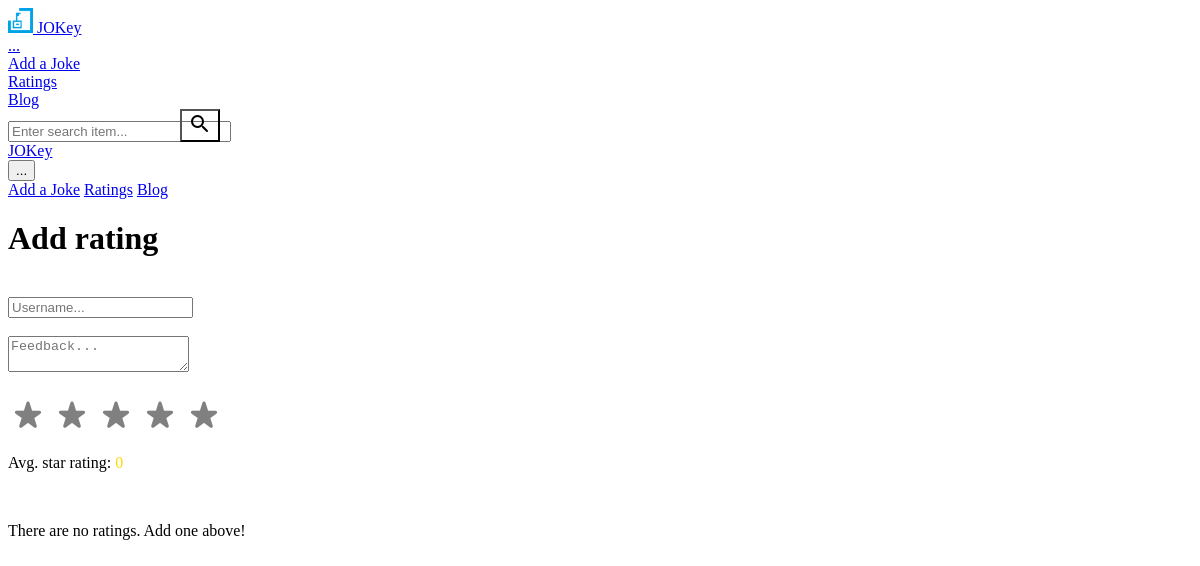
/ratings, run on an earlier commit of the app's database.
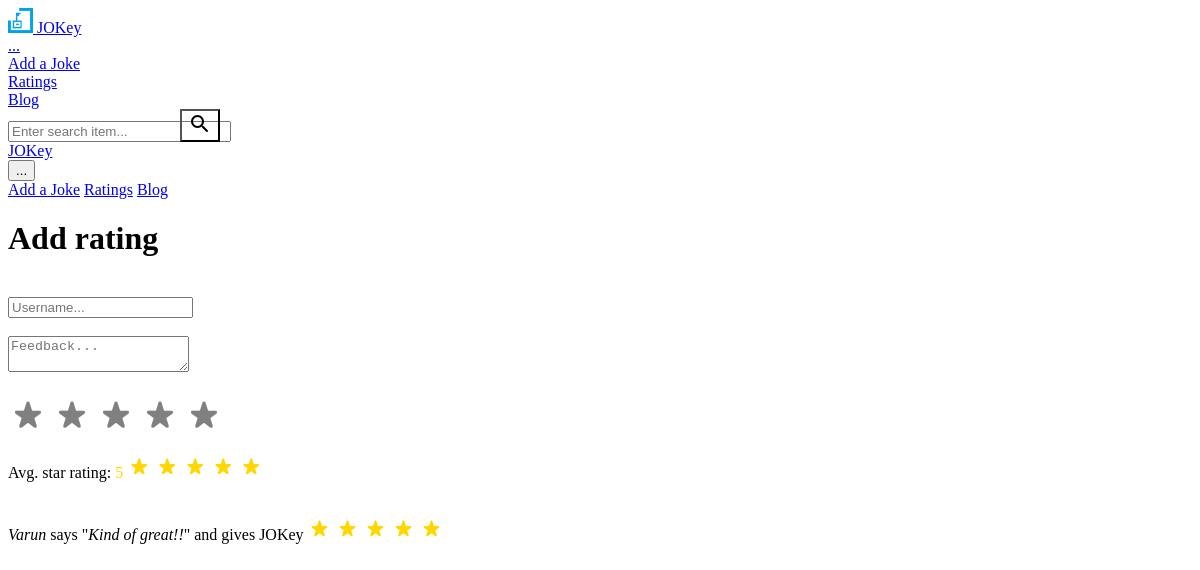
And on a later commit of the database.
### app.py (models this page shows)
class Ratings (db.Model):
    id = db.Column(
        db.Integer,
        primary_key = True
    )
    username = db.Column(
        db.String,
        nullable = False
    )
    feedback = db.Column(
        db.String,
        nullable = False
    )
    stars = db.Column(
        db.String,
        nullable = False
    )

### app.py (the view)
@app.route("/ratings")
def ratings():
    allRatings = Ratings.query.all()
    total = 0
    divisor = len(allRatings)
    for item in allRatings:
        total += int(item.stars)
    if divisor != 0:
        avg = total // divisor
        return(render_template("ratings.html", avg = avg, ratings = allRatings, int=int))
    else:
        return(render_template("ratings.html", avg = 0, ratings = allRatings, int=int))

### templates/ratings.html (shortened to what this page needs)
{% extends "base.html" %}
{% block b %}
<div class="section-dark">
    <h1 class="text-blue text-center">Add rating</h1>
</div>
<br>
<input type="text" name="user" id="user" placeholder="Username..." class="form form-line" required>
<br><br>
<textarea name="fb" id="fb" placeholder="Feedback..." class="form form-line" required></textarea>
<br><br>
<span class="material-icons-round star" onclick="Go(1)" id="s1">star_rate</span>
<span class="material-icons-round star" onclick="Go(2)" id="s2">star_rate</span>
<span class="material-icons-round star" onclick="Go(3)" id="s3">star_rate</span>
<span class="material-icons-round star" onclick="Go(4)" id="s4">star_rate</span>
<span class="material-icons-round star" onclick="Go(5)" id="s5">star_rate</span>
<br>
<p>
    Avg. star rating:
    <span style="color: gold;">{{ avg }}</span>
    {% for unUsed in range(avg) %}
    <span class="material-icons-round star-active">star_rate</span>
    {% endfor %}
</p>
<br>
{% if ratings|length == 0 %}
<p>There are no ratings. Add one above!</p>
{% else %}
{% for rating in ratings %}
<div class="section-light">
    <i class="text-blue">{{ rating.username }}</i>
    says
    "<i class="text-blue">{{ rating.feedback }}</i>"
    and gives JOKey
    {% for unUsed in range(int(rating.stars)) %}
    <span class="material-icons-round star-active">star_rate</span>
    {% endfor %}
</div>
<br>
{% endfor %}
{% endif %}
{% endblock %}

### templates/base.html (shortened to what this page needs)
<!DOCTYPE html>
<html lang="en">
<head>
    <link rel="stylesheet" href="https://nispar2009.github.io/spectrum_stylr/General/Spectrum.css">
    <link rel="stylesheet" href="{{ url_for('static', filename='style.css') }}">
</head>
<body>
    <header>
        <div class="nav-desktop bg-light">
            <a href="/" class="nav-desktop-link nav-desktop-item nav-desktop-brand">
                <img src="{{ url_for('static', filename='bigFavicon.png')}}" alt="icon" style="height: 25px; width: 25px;">
                JOKey
            </a>
            <div class="hover-all">
                <a href="#" class="nav-desktop-link nav-desktop-item">...</a>
                <div class="hover-content">
                    <a href="/addJoke" class="hover-link">Add a Joke</a>
                    <br>
                    <a href="/ratings" class="hover-link">Ratings</a>
                    <br>
                    <a href="/blog" class="hover-link">Blog</a>
                </div>
            </div>
            <form action="/search" method="get" class="nav-desktop-item">
                <input type="text" name="q" id="q" class="form form-line form-search" placeholder="Enter search item...">
                <button type="submit" class="btn btn-sm btn-left"><span class="material-icons-round">search</span></button>
            </form>
        </div>
        <div class="nav-mobile">
            <a href="/" class="nav-mobile-brand">JOKey</a>
            <div class="nav-mobile-right">
                <button class="btn btn-blue" onclick="ShowContent()">...</button>
                <div class="nav-mobile-content" id="nav-mobile-content">
                    <a href="/addJoke" class="nav-mobile-link">Add a Joke</a>
                    <a href="/ratings" class="nav-mobile-link">Ratings</a>
                    <a href="/blog" class="nav-mobile-link">Blog</a>
                </div>
            </div>
        </div>
    </header>
    {% block b %}{% endblock %}
</body>
</html>

### static/style.css (style rules this page uses)
.material-icons-round.star { color: grey; cursor: pointer; font-size: 40px; }
.material-icons-round.star-active { color: gold; }
.btn.btn-left { margin-left: -55px; background-color: transparent; }
.form-search { padding-right: 40px; }

What changed in the data, as far as the page shows it:
added Ratings: username "Varun", feedback "Kind of great!!", stars "5" (drawn)
Also different on the page:
{{ avg }}: "0" → "5"
text no longer shown: "There are no ratings. Add one above!"
